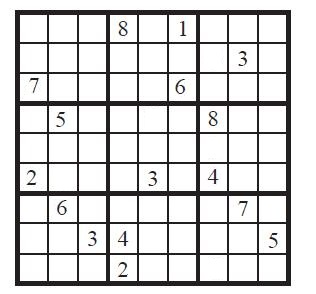
#> input picture Image Processing with OpenCV/12- Gradyanlar/sudoku.jpg, 316 x 294 px
$ python Gradients.py   (older library calls are emulated)
#> lines starting #> are read from the running program, lines starting #| are printed output that depends on the picture
# -*- coding: utf-8 -*-
"""
Created on Tue Aug 15 13:30:48 2023

@author: Hasan Emre
"""

#%% import library

import cv2
import matplotlib.pyplot as plt

# resmi içe aktar
img  = cv2.imread("sudoku.jpg")
#> img is the input picture: shape (294, 316, 3); mean B, G, R 214, 213.8, 214.2
plt.figure()
plt.imshow(img,  cmap="gray")
plt.axis("off")
plt.title("Orijinal img")
plt.show()


# x gardyan
# (resim , outputun derinliği, x yönünde , y yönünde , 5*5 lik bir kutucuk)
# resimde sadece x ekseni içindeki çizgiler oluştu
sobelx = cv2.Sobel(img,ddepth= cv2.CV_16S, dx=1, dy = 0, ksize=5)
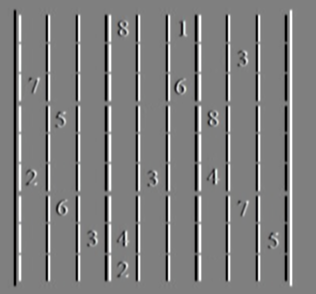
#> sobelx: shape (294, 316, 3) int16; mean B, G, R 0, 0, 0; drawn with min black and max white
plt.figure()
plt.imshow(sobelx,  cmap="gray")
plt.axis("off")
plt.title("Sobel X img")
plt.show()
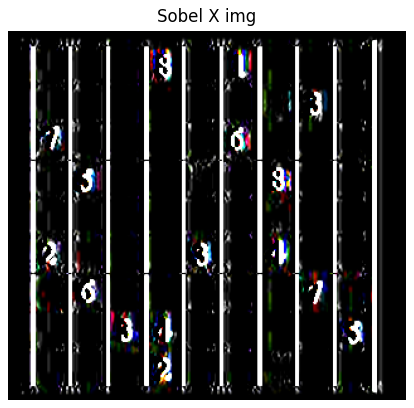
#> figure drawn by matplotlib, 1 panel; B, G, R data is drawn as R, G, B


# y gardyan
# (resim , outputun derinliği, x yönünde , y yönünde , 5*5 lik bir kutucuk)
# resimde sadece y ekseni içindeki çizgiler oluştu
sobely = cv2.Sobel(img,ddepth= cv2.CV_16S, dx=0 ,dy = 1, ksize=5)
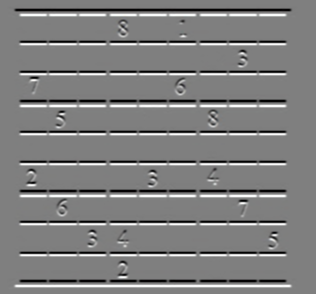
#> sobely: shape (294, 316, 3) int16; mean B, G, R 0, 0, 0; drawn with min black and max white
plt.figure()
plt.imshow(sobely,  cmap="gray")
plt.axis("off")
plt.title("Sobel Y img")
plt.show()
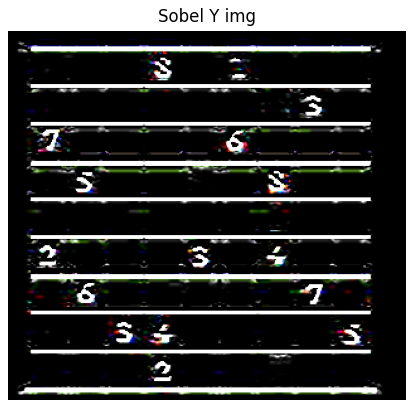
#> figure drawn by matplotlib, 1 panel; B, G, R data is drawn as R, G, B


# Laplacian gradyan
laplacian = cv2.Laplacian(img, ddepth = cv2.CV_16S)
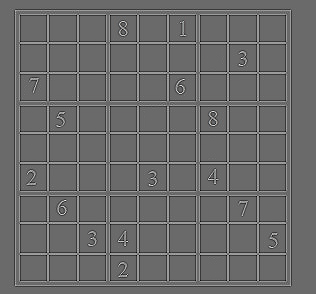
#> laplacian: shape (294, 316, 3) int16; mean B, G, R 0, 0, 0; drawn with min black and max white
plt.figure()
plt.imshow(laplacian,  cmap="gray")
plt.axis("off")
plt.title("laplacian img")
plt.show()
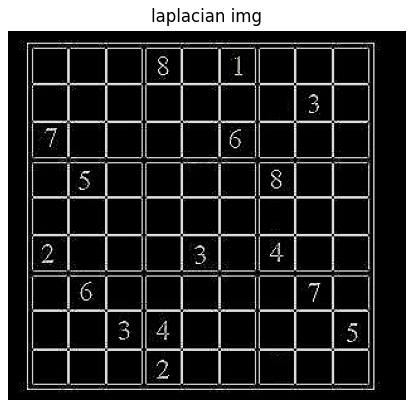
#> figure drawn by matplotlib, 1 panel; B, G, R data is drawn as R, G, B
